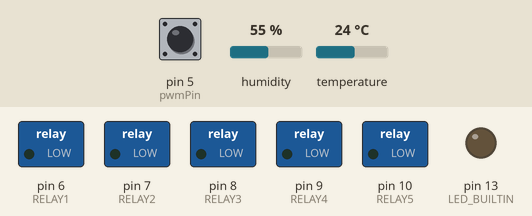
Simulated run of this sketch. Board: Arduino Mega 2560, built with avr-gcc and run on an emulated ATmega2560. Parts: switched loads named in the sketch (green lamp = pin HIGH), output pins drawn as LEDs (lit = HIGH). The inputs (shaded band) are chosen by the test bench; at power-on: pin 5 (pwmPin) HIGH, humidity 55 %, temperature 24 °C.

Above: at 1.2 s.
1.3 s: pin 5 (pwmPin) pulsed LOW 2 times (0.12 s each, 0.3 s apart)
At 2.8 s:
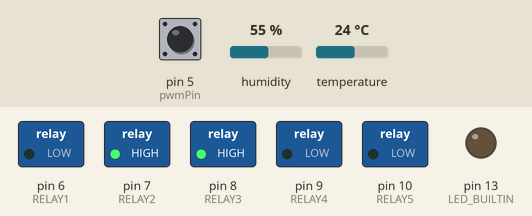
Timing chart, 0 to 4.3 s (numbered marks = the images above; inputs shaded):
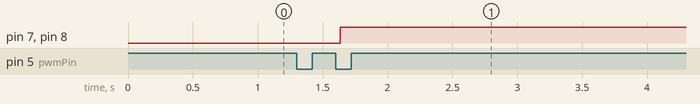

The sketch:

deep_sleep_sensors_relay.ino
```cpp
#include <SoftwareSerial.h>
#include <stdio.h>
#include <stdlib.h>
#include <Adafruit_Sensor.h>
#include <DHT.h>

const byte rxPin = 3;
const byte txPin = 2;

// Set up a new SoftwareSerial object
SoftwareSerial Serial1 (rxPin, txPin);

bool esp32_goingToSleep = false;

//CO2
const int pwmPin = 5;

// Set DHT pin for TEMP-HUM
#define DHTPIN 4
#define DHTTYPE DHT11   // DHT 11
// Initialize DHT sensor for normal 16mhz Arduino:
DHT dht = DHT(DHTPIN, DHTTYPE);

bool dark_phase = true;

/*Relay
1 - Top Layer fans (2 in number): oppositely wired fans - one fans forcing air in, one fan forcing air out
2 - Humidifier
3 - Humidifier Fan
4 - Peltier
5 - Peltier fans(2 in number)
6 -
*/
#define RELAY1 6
#define RELAY2 7
#define RELAY3 8
#define RELAY4 9
#define RELAY5 10

void setup(){
  Serial1.begin(115200);
  pinMode(pwmPin, INPUT_PULLUP);
  // Setup sensor:
  dht.begin();

  pinMode(LED_BUILTIN, OUTPUT);

  pinMode(RELAY1, OUTPUT);
  pinMode(RELAY2, OUTPUT);
  pinMode(RELAY3, OUTPUT);
  pinMode(RELAY4, OUTPUT);
  pinMode(RELAY5, OUTPUT);
}

void loop() {
  if(Serial1.available()){
    String buf = "";
    while(Serial1.available()){
      char c = Serial1.read();   //save the arrived charcater in buf[] array
      buf.concat(c);
      if(c == 'H')
      {
        digitalWrite(LED_BUILTIN, HIGH);
        dark_phase = false;
        break;
      }
      if(c == 'D')
      {
        digitalWrite(LED_BUILTIN, LOW);
        dark_phase = true;
        break;
      }
    }
    /*
    if (buf.compareTo("aaaa") == 0) //check if arrived string is asdf
    {
      Serial.println('a');   //string matched; send a to OutputBox of Serial Monitor
      //digitalWrite(LED_BUILTIN, HIGH);
      esp32_goingToSleep = false;
    }

    if (buf.compareTo("ssss") == 0) //check if arrived string is asdf
    {
      Serial.println('s');   //string matched; send a to OutputBox of Serial Monitor
      //digitalWrite(LED_BUILTIN, LOW);
      esp32_goingToSleep = true;
    }

    if (buf.compareTo("DARK") == 0) //check if arrived string is asdf
    {
      //Serial.println('s');   //string matched; send a to OutputBox of Serial Monitor
      digitalWrite(LED_BUILTIN, LOW);
      dark_phase = true;
    }

    if (buf.compareTo("HARVEST") == 0) //check if arrived string is asdf
    {
      //Serial.println('s');   //string matched; send a to OutputBox of Serial Monitor
      digitalWrite(LED_BUILTIN, HIGH);
      dark_phase = false;
    }
*/
  }

  int ppmPWM = readPPMPWM();
  //Serial.print(ppmPWM);
  //Serial.print("PPM\t");
  //int ppmPWM = 4500;


  char buffer [30], buff_t [10], buff_h[10];
  // Read the humidity in %:
  float h = dht.readHumidity();
  // Read the temperature as Celsius:
  float t = dht.readTemperature();


  if(!esp32_goingToSleep)
  {
    dtostrf(t, 4, 2, buff_t); //4 - width, 2 - precision
    dtostrf(h, 4, 2, buff_h);

    itoa (ppmPWM,buffer,10); //CO2
    strcat(buffer, "&");
    strcat(buffer, buff_t);
    strcat(buffer, "&");
    strcat(buffer, buff_h);
    strcat(buffer, "=");
    Serial1.write(buffer);
  }


  if(dark_phase){
    if(t > 28)
    {
      digitalWrite(RELAY4,HIGH); //peltier
      digitalWrite(RELAY5,HIGH);
    }

    if(t < 22)
    {
      digitalWrite(RELAY4,LOW); //peltier
      digitalWrite(RELAY5,LOW);
    }

    if(h > 70)
    {
      //Humidifier
      digitalWrite(RELAY2,LOW);
      digitalWrite(RELAY3,LOW);
    }

    if(h < 60)
    {
      //Humidifier
      digitalWrite(RELAY2,HIGH); //continuous
      digitalWrite(RELAY3,HIGH);  //30 sec wait - 1 minute ON
    }
  }
  else{
    if(t > 24)
    {
      digitalWrite(RELAY4,HIGH); //peltier
      digitalWrite(RELAY5,HIGH);
    }

    if(t < 20)
    {
      digitalWrite(RELAY4,LOW); //peltier
      digitalWrite(RELAY5,LOW);
    }

    //CO2 < 600-1100 - fans
    //Hum 85 to 95 - fans and hum
    if(ppmPWM > 950)
    {
        digitalWrite(RELAY1,HIGH);
    }

    if(ppmPWM < 550)
    {
        digitalWrite(RELAY1,LOW);
    }

    if(h > 95)
    {
      digitalWrite(RELAY2,LOW);
      digitalWrite(RELAY3,LOW);
    }

    if(h < 75)
    {
      //Humidifier
      digitalWrite(RELAY2,HIGH); //continuous
      digitalWrite(RELAY3,HIGH);  //30 sec wait - 1 minute ON
    }
  }
}


int readPPMPWM() {
  while (digitalRead(pwmPin) == LOW) {}; // wait for pulse to go high
  long t0 = millis();
  while (digitalRead(pwmPin) == HIGH) {}; // wait for pulse to go low
  long t1 = millis();
  while (digitalRead(pwmPin) == LOW) {}; // wait for pulse to go high again
  long t2 = millis();
  long th = t1-t0;
  long tl = t2-t1;
  long ppm = 5000L * (th - 2) / (th + tl - 4);
  while (digitalRead(pwmPin) == HIGH) {}; // wait for pulse to go low
  delay(10); // allow output to settle.
  return int(ppm);
}
```

Base64.cpp
```cpp
//>>>>>>>>>>>>>>>>>>>>>>>>>>>>>>>>>>>>>>>>>>>>>>>>>>>>>>>>>>>>>>>>>>>>>>>>>>>>>>>>>>>>>>>>> Base64.cpp
/*
 * Copyright (c) 2013 Adam Rudd.
 * See LICENSE for more information
 * https://github.com/adamvr/arduino-base64
 */
#if (defined(__AVR__))
#include <avr\pgmspace.h>
#else
#include <pgmspace.h>
#endif

const char PROGMEM b64_alphabet[] = "ABCDEFGHIJKLMNOPQRSTUVWXYZ"
        "abcdefghijklmnopqrstuvwxyz"
        "0123456789+/";

/* 'Private' declarations */
inline void a3_to_a4(unsigned char * a4, unsigned char * a3);
inline void a4_to_a3(unsigned char * a3, unsigned char * a4);
inline unsigned char b64_lookup(char c);

int base64_encode(char *output, char *input, int inputLen) {
    int i = 0, j = 0;
    int encLen = 0;
    unsigned char a3[3];
    unsigned char a4[4];

    while(inputLen--) {
        a3[i++] = *(input++);
        if(i == 3) {
            a3_to_a4(a4, a3);

            for(i = 0; i < 4; i++) {
                output[encLen++] = pgm_read_byte(&b64_alphabet[a4[i]]);
            }

            i = 0;
        }
    }

    if(i) {
        for(j = i; j < 3; j++) {
            a3[j] = '\0';
        }

        a3_to_a4(a4, a3);

        for(j = 0; j < i + 1; j++) {
            output[encLen++] = pgm_read_byte(&b64_alphabet[a4[j]]);
        }

        while((i++ < 3)) {
            output[encLen++] = '=';
        }
    }
    output[encLen] = '\0';
    return encLen;
}

int base64_decode(char * output, char * input, int inputLen) {
    int i = 0, j = 0;
    int decLen = 0;
    unsigned char a3[3];
    unsigned char a4[4];


    while (inputLen--) {
        if(*input == '=') {
            break;
        }

        a4[i++] = *(input++);
        if (i == 4) {
            for (i = 0; i <4; i++) {
                a4[i] = b64_lookup(a4[i]);
            }

            a4_to_a3(a3,a4);

            for (i = 0; i < 3; i++) {
                output[decLen++] = a3[i];
            }
            i = 0;
        }
    }

    if (i) {
        for (j = i; j < 4; j++) {
            a4[j] = '\0';
        }

        for (j = 0; j <4; j++) {
            a4[j] = b64_lookup(a4[j]);
        }

        a4_to_a3(a3,a4);

        for (j = 0; j < i - 1; j++) {
            output[decLen++] = a3[j];
        }
    }
    output[decLen] = '\0';
    return decLen;
}

int base64_enc_len(int plainLen) {
    int n = plainLen;
    return (n + 2 - ((n + 2) % 3)) / 3 * 4;
}

int base64_dec_len(char * input, int inputLen) {
    int i = 0;
    int numEq = 0;
    for(i = inputLen - 1; input[i] == '='; i--) {
        numEq++;
    }

    return ((6 * inputLen) / 8) - numEq;
}

inline void a3_to_a4(unsigned char * a4, unsigned char * a3) {
    a4[0] = (a3[0] & 0xfc) >> 2;
    a4[1] = ((a3[0] & 0x03) << 4) + ((a3[1] & 0xf0) >> 4);
    a4[2] = ((a3[1] & 0x0f) << 2) + ((a3[2] & 0xc0) >> 6);
    a4[3] = (a3[2] & 0x3f);
}

inline void a4_to_a3(unsigned char * a3, unsigned char * a4) {
    a3[0] = (a4[0] << 2) + ((a4[1] & 0x30) >> 4);
    a3[1] = ((a4[1] & 0xf) << 4) + ((a4[2] & 0x3c) >> 2);
    a3[2] = ((a4[2] & 0x3) << 6) + a4[3];
}

inline unsigned char b64_lookup(char c) {
    if(c >='A' && c <='Z') return c - 'A';
    if(c >='a' && c <='z') return c - 71;
    if(c >='0' && c <='9') return c + 4;
    if(c == '+') return 62;
    if(c == '/') return 63;
    return -1;
}
//<<<<<<<<<<<<<<<<<<<<<<<<<<<<<<<<<<<<<<<<<<<<<<<<<<<<<<<<<<<<<<<<<<<<<<<<<<<<<<<<<<<<<<<<<
```

Measured:
- after the input at 1.3 s, pin 7 (RELAY2), pin 8 (RELAY3): LOW → HIGH after 0.34 s
